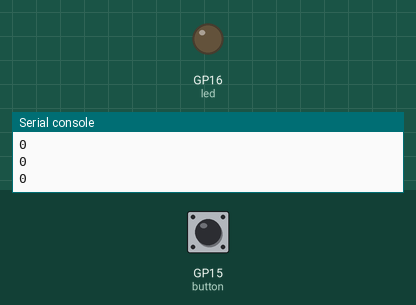
Recording of a program running on a simulated Raspberry Pi Pico running MicroPython. On the bench: output pins drawn as LEDs (lit = HIGH), the last lines printed to the serial console. The test bench sets the inputs (shaded band); at power-on: GP15 (button) LOW.

Above: at 1.2 s.
1.3 s: GP15 (button) pulled HIGH for 0.15 s
At 1.4 s:
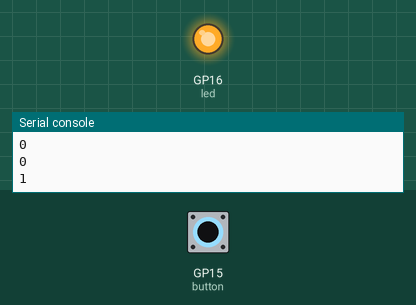
3.0 s: GP15 (button) pulled HIGH for 3.2 s
At 6.9 s:
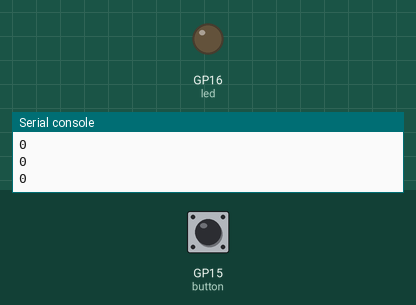
Timing chart, 0 to 8.4 s (numbered marks = the images above; inputs shaded):
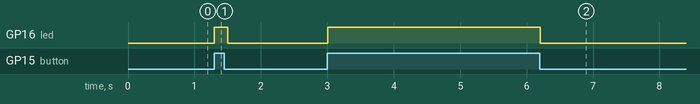

Measured:
- after the input at 1.3 s, GP16 (led): LOW → HIGH at once, → LOW 0.20 s later
- after the input at 3.0 s, GP16 (led): LOW → HIGH at once, → LOW 3.2 s later

The program:

button_LED_test.py
```python
from machine import Pin
import time

button  = Pin(15, Pin.IN, Pin.PULL_DOWN) # Set the button to connect to pin 15 as an input with a pull-down resistor
led = Pin(16, Pin.OUT) # Set pin to GPIO 16

while True:
    b_state  = button.value()
    print(b_state)
    led.value(b_state)
    time.sleep(0.1)
```
